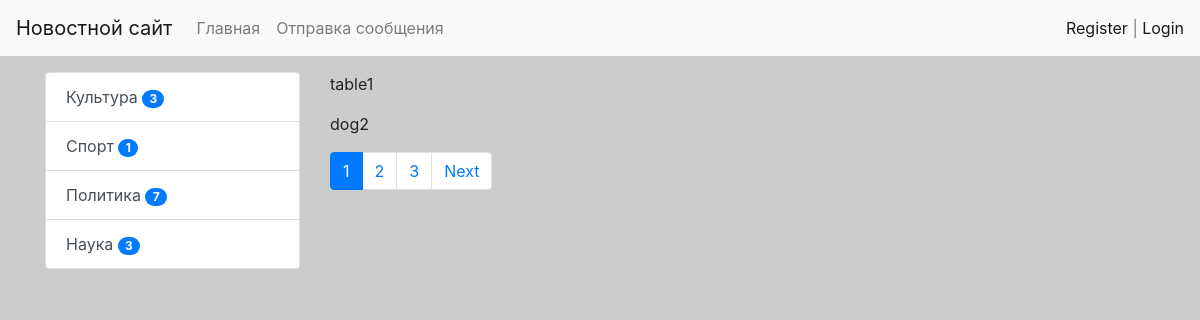
The page /about/ on the database its author committed.
### news/models.py (models this page shows, shortened)
class Category(models.Model):
    title = models.CharField(max_length=150, db_index=True, verbose_name='Наименование категории')
    def get_absolute_url(self):
        return reverse('category', kwargs={'category_id': self.pk})
    class Meta:
        verbose_name = 'Категория'
        verbose_name_plural = 'Категории'
        ordering = ['title']

### viceversa/views.py (the view)
# urls.py: path('about/', test, name='about'),
def about(request):
    objects = ['table1', 'dog2', 'cat3', 'meat4', 'fish5', 'bird6', 'fox7', 'chair8']
    paginator = Paginator(objects, 2)
    page_num = request.GET.get('page', 1)
    page_obj = paginator.get_page(page_num)
    return render(request, 'news/test.html', {'page_obj': page_obj})

### news/templatetags/news_tags.py (called while the page is built)
@register.inclusion_tag('news/list_categories.html')
def show_categories():
    categories = Category.objects.annotate(cnt=Count('get_news', filter=F('get_news__is_published'))).filter(cnt__gt=0)
    return {'categories': categories}

### news/templates/news/test.html (shortened to what this page needs)
{% extends 'base.html' %}
{% block sidebar %}
{% include 'inc/_sidebar.html' %}
{% endblock %}
{% block content %}
    {% for name in page_obj.object_list %}
    <p>{{ name }}</p>
    {% endfor %}
{% endblock %}

### news/templates/news/list_categories.html
<div class="list-group">
        {% for item in categories%}
        <a href="{{ item.get_absolute_url}}" class="list-group-item list-group-item-action">{{  item.title }}
        <span class="badge badge-primary badge-pill"> {{item.cnt}}</span>
        </a>
        {% endfor %}
</div>

### news/static/css/style.css (style rules this page uses)
body { background-color: #ccc; }

### rows shown on the page
Category: title "Культура", cnt "3"
Category: title "Спорт", cnt "1"
Category: title "Политика", cnt "7"
Category: title "Наука", cnt "3"

### other values the page prints
{{ name }} "table1" "dog2"
{{ p }} "1"
{{ p }} "2" "3"
